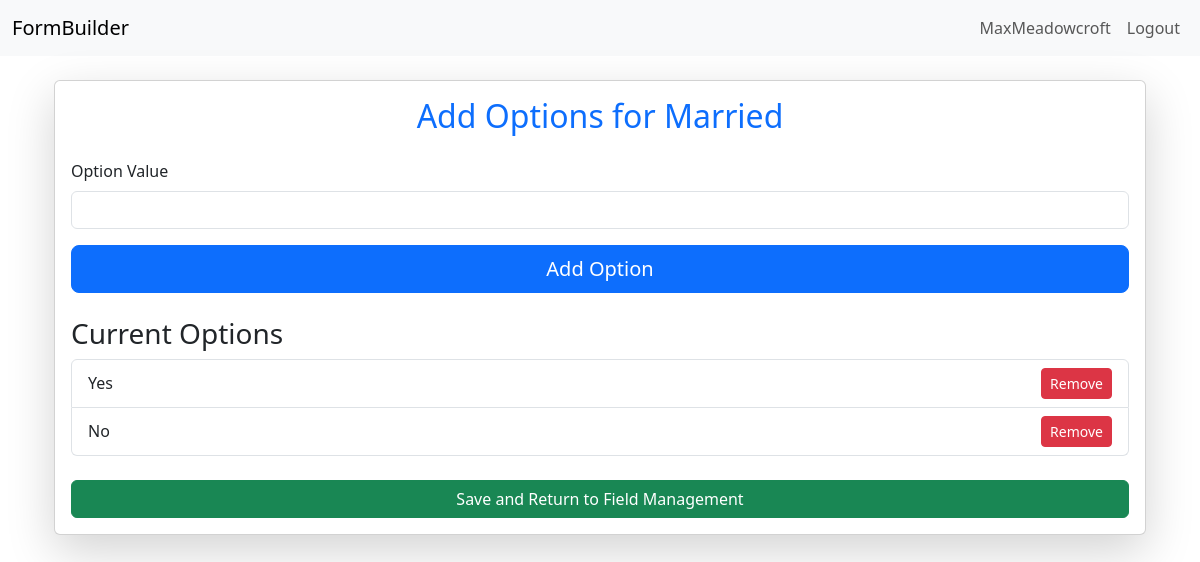
/app/form/field/21/options/ (signed in), run on an earlier commit of the app's database.
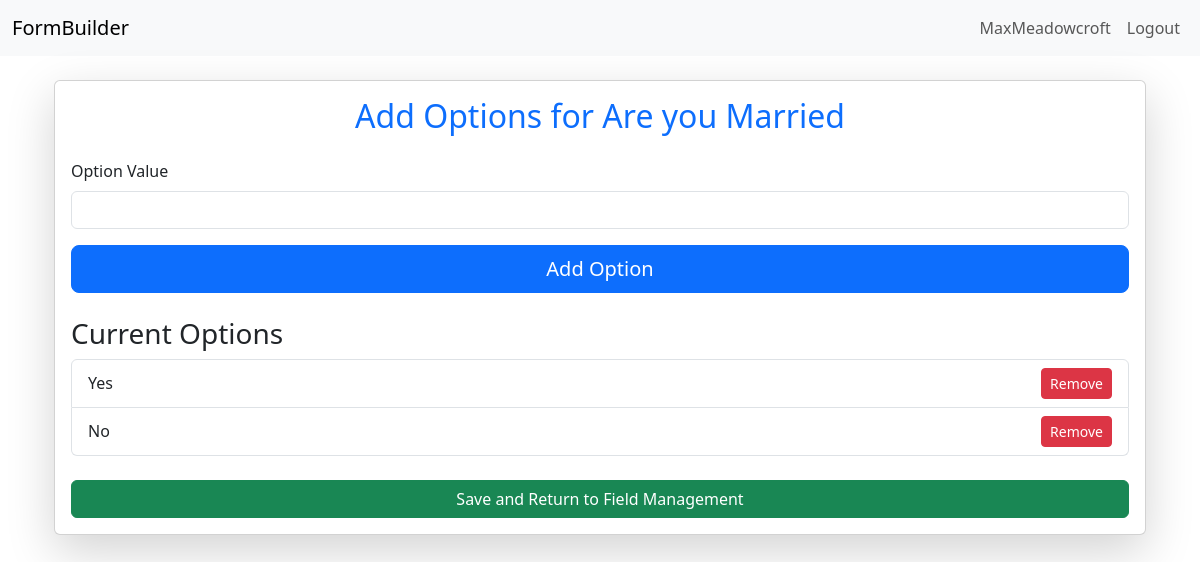
And on a later commit of the database.
### builder/models.py (models this page shows, shortened)
class FormField(models.Model):
    form = models.ForeignKey(Form, on_delete=models.CASCADE, related_name="fields")
    label = models.CharField(max_length=255)
    description = models.TextField(blank=True, null=True)
    field_type = models.CharField(max_length=50, choices=FIELD_TYPES)
    required = models.BooleanField(default=True)

### builder/views.py (the view)
# urls.py: path('form/field/<int:field_id>/options/', views.add_field_options_view, name='add_field_options'),
@login_required
def add_field_options_view(request, field_id):
    field_instance = get_object_or_404(FormField, id=field_id, form__creator=request.user)
    if request.method == 'POST':
        option_value = request.POST.get('option_value')
        if option_value:
            FieldOption.objects.create(form_field=field_instance, value=option_value)
        return redirect('add_field_options', field_id=field_instance.id)
    return render(request, 'builder/add_field_options.html', {'field': field_instance})

### builder/templates/builder/add_field_options.html (shortened to what this page needs)
{% extends "base.html" %}
{% load crispy_forms_tags %}
{% block content %}
<div class="container mt-4">
    <div class="card shadow-lg">
        <div class="card-body">
            <h2 class="text-center text-primary mb-4">Add Options for {{ field.label }}</h2>
            <form method="POST">
                <div class="mb-3">
                    <label for="option_value" class="form-label">Option Value</label>
                    <input type="text" class="form-control" name="option_value" id="option_value" required>
                </div>
                <button type="submit" class="btn btn-lg btn-primary w-100">Add Option</button>
            </form>
            <h3 class="mt-4">Current Options</h3>
            <ul class="list-group">
                {% for option in field.options.all %}
                <li class="list-group-item d-flex justify-content-between align-items-center">
                    {{ option.value }}
                    <form method="POST" action="{% url 'delete_field_option' option.id %}" class="ms-auto">
                        <button type="submit" class="btn btn-sm btn-danger">Remove</button>
                    </form>
                </li>
                {% empty %}
                <li class="list-group-item">No options added yet.</li>
                {% endfor %}
            </ul>
            <div class="mt-4 text-center">
                <a href="{% url 'manage_fields' field.form.form_hash %}" class="btn btn-success w-100">Save and Return to Field Management</a>
            </div>
        </div>
    </div>
</div>
{% endblock %}

What changed in the data, as far as the page shows it:
changed FormField: label "Married" → "Are you Married"
